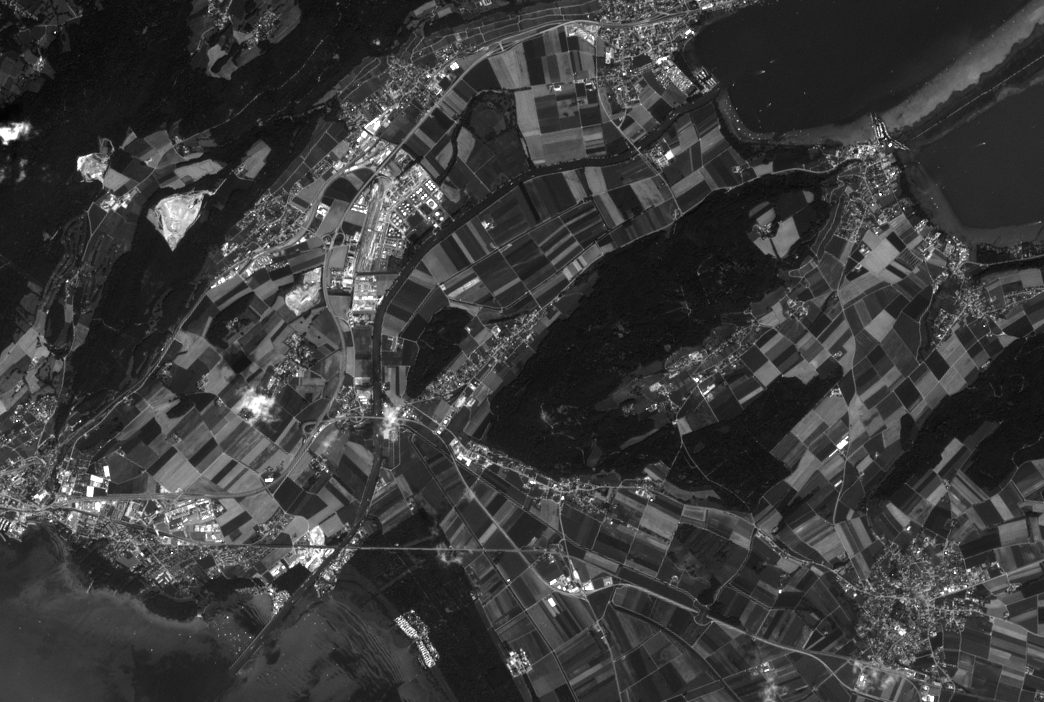
#> input picture example_png/3lacs_B02_v2.png, 1044 x 702 px; its folder holds 4 pictures in this run
$ python LandSurfaceClustering.py
#> lines starting #> are read from the running program, lines starting #| are printed output that depends on the picture
# -*- coding: utf-8 -*-
"""
LandSurfaceClustering.py

Landon Halloran
07.03.2019
www.ljsh.ca

Land use clustering using multi-band remote sensing data.

This is a rough first version. Modifications will need to be made in order to properly
treat other datasets.

Demo data is Sentinel-2 data (bands 2, 3, 4, 5, 6, 7, 8, 11 & 12) at 10m resolution
(some bands are upsampled) in PNG format, exported from L1C_T32TLT_A007284_20180729T103019.
"""

# import these modules:
import matplotlib.pyplot as plt
import numpy as np
import pandas as pd
import imageio
import glob
import seaborn as sns; sns.set(style="ticks", color_codes=True)

########## USER MUST DEFINE THESE ###########
image_folder_name = 'example_png' # subfolder where images are located
image_format = 'png' # format of image files (the exact suffix of the filenames)
band_names = ['B02','B03','B04','B05','B06','B07','B08','B11','B12'] # names of bands (in file names). should all have some length
Nsamples = 20000 #  number of random samples used to "train" k-means here (for faster execution)
NUMBER_OF_CLUSTERS = 4 # the number of independent clusters for k-means
colour_map = 'terrain' # cmap, see matplotlib.org/examples/color/colormaps_reference.html
#############################################

# import images to dictionary:
images = dict();
for image_path in glob.glob(image_folder_name+'/*.'+image_format):
    print('reading ',image_path)
    temp = imageio.imread(image_path)
#> temp is the input picture: shape (702, 1044, 4); mean R, G, B, A 58.8, 58.8, 58.8, 255
    temp = temp[:,:,0].squeeze()
#> temp: shape (702, 1044)
    images[image_path[18:21]] = temp # FOR DIFFERENT FILE NAMES, ADJUST THIS!
print('images have ', np.size(temp),' pixels each')
#| images have  732888  pixels each
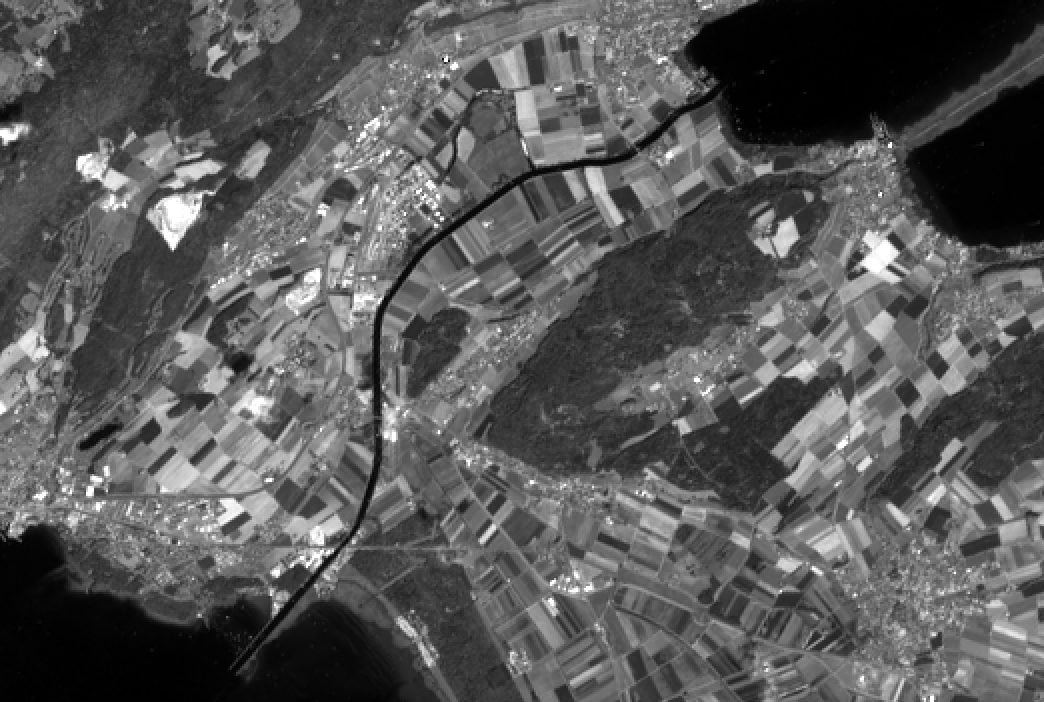
#> temp: shape (702, 1044); min 0, max 255, mean 88.4


# make a 3D numpy array of data...
imagecube = np.zeros([images['B02'].shape[0],images['B02'].shape[1],np.size(band_names)])
for j in np.arange(np.size(band_names)):
#> (the run stopped early here; a loop or call above may not have finished)
